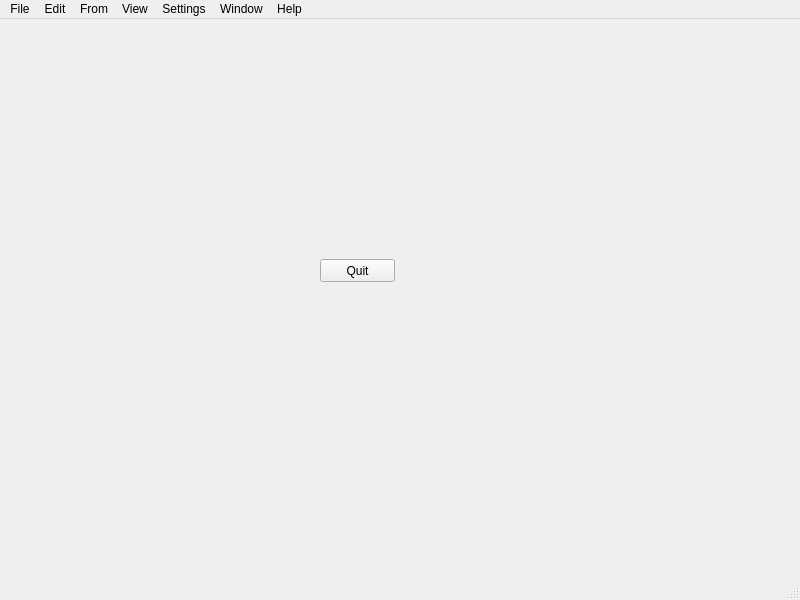
<?xml version="1.0" encoding="UTF-8"?>
<ui version="4.0">
 <class>MainWindow</class>
 <widget class="QMainWindow" name="MainWindow">
  <property name="geometry">
   <rect>
    <x>0</x>
    <y>0</y>
    <width>800</width>
    <height>600</height>
   </rect>
  </property>
  <property name="windowTitle">
   <string>MainWindow</string>
  </property>
  <widget class="QWidget" name="centralwidget">
   <widget class="QPushButton" name="pushButton">
    <property name="geometry">
     <rect>
      <x>320</x>
      <y>240</y>
      <width>75</width>
      <height>23</height>
     </rect>
    </property>
    <property name="text">
     <string>Quit</string>
    </property>
   </widget>
  </widget>
  <widget class="QMenuBar" name="menubar">
   <property name="geometry">
    <rect>
     <x>0</x>
     <y>0</y>
     <width>800</width>
     <height>23</height>
    </rect>
   </property>
   <widget class="QMenu" name="menuFile">
    <property name="title">
     <string>File</string>
    </property>
   </widget>
   <widget class="QMenu" name="menuEdit">
    <property name="title">
     <string>Edit</string>
    </property>
   </widget>
   <widget class="QMenu" name="menuFrom">
    <property name="title">
     <string>From</string>
    </property>
   </widget>
   <widget class="QMenu" name="menuView">
    <property name="title">
     <string>View</string>
    </property>
   </widget>
   <widget class="QMenu" name="menuSettings">
    <property name="title">
     <string>Settings</string>
    </property>
   </widget>
   <widget class="QMenu" name="menuWindow">
    <property name="title">
     <string>Window</string>
    </property>
   </widget>
   <widget class="QMenu" name="menuHelp">
    <property name="title">
     <string>Help</string>
    </property>
   </widget>
   <addaction name="menuFile"/>
   <addaction name="menuEdit"/>
   <addaction name="menuFrom"/>
   <addaction name="menuView"/>
   <addaction name="menuSettings"/>
   <addaction name="menuWindow"/>
   <addaction name="menuHelp"/>
  </widget>
  <widget class="QStatusBar" name="statusbar"/>
 </widget>
 <resources/>
 <connections/>
</ui>
